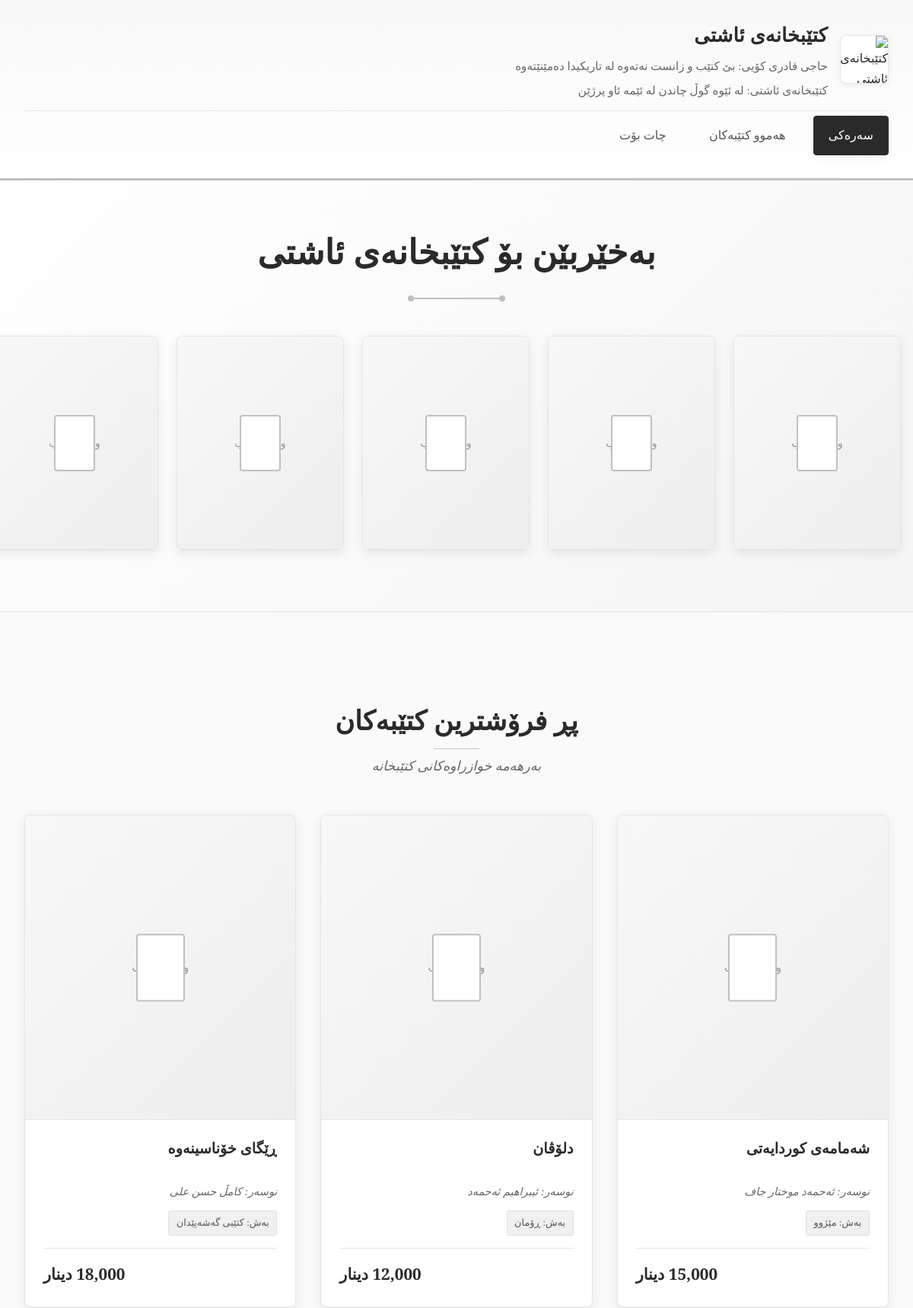
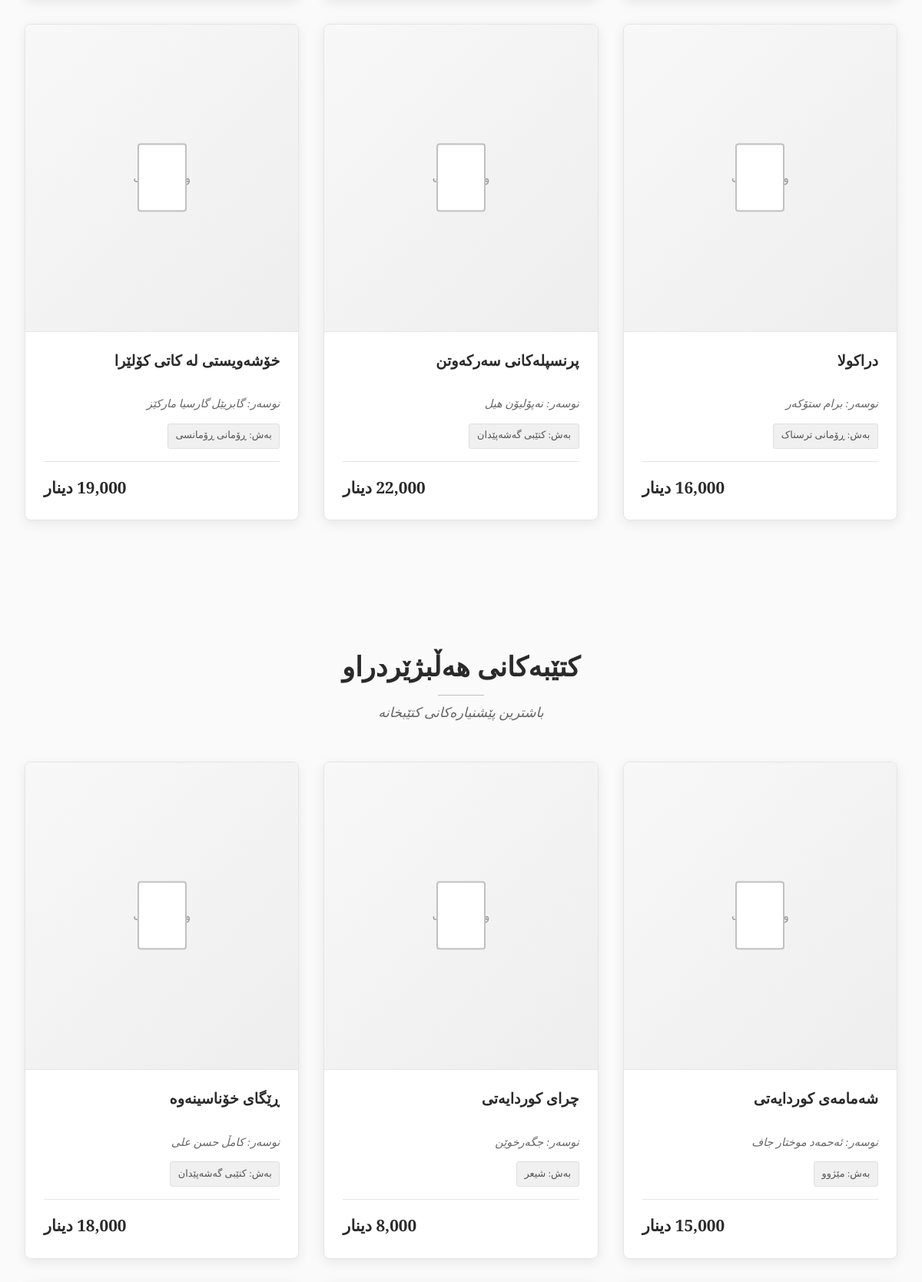
The page / (upper part) on the database its author committed (2 pictures, top to bottom).
### tables this page shows
CREATE TABLE books (
    book_id INT AUTO_INCREMENT,
    book_title VARCHAR(255) NOT NULL,
    author VARCHAR(255) NOT NULL,
    translator VARCHAR(255) NULL,
    genre VARCHAR(100) NOT NULL,
    category_id INT,
    price DECIMAL(10,2) NOT NULL,
    book_image VARCHAR(255) DEFAULT 'default_book.jpg',
    description TEXT,
    is_featured BOOLEAN DEFAULT FALSE,
    is_bestseller BOOLEAN DEFAULT FALSE,
    view_count INT DEFAULT 0,
    created_date TIMESTAMP DEFAULT CURRENT_TIMESTAMP,
    PRIMARY KEY (book_id),
    KEY category_key (category_id)
);

CREATE TABLE categories (
    category_id INT AUTO_INCREMENT,
    category_name VARCHAR(100) NOT NULL,
    category_description TEXT,
    created_date TIMESTAMP DEFAULT CURRENT_TIMESTAMP,
    PRIMARY KEY (category_id)
);

### index.php (the view, shortened to what this page needs)
<?php
require_once 'config.php';
$stmt = $conn->prepare("SELECT b.*, c.category_name
                       FROM books b
                       LEFT JOIN categories c ON b.category_id = c.category_id
                       ORDER BY b.created_date DESC LIMIT 13");
$stmt->execute();
$latest_books = $stmt->fetchAll(PDO::FETCH_ASSOC);
$scrolling_books = [];
for($i = 0; $i < 5; $i++) {
    foreach($latest_books as $book) {
        $scrolling_books[] = $book;
    }
}
$stmt = $conn->prepare("SELECT b.*, c.category_name
                       FROM books b
                       LEFT JOIN categories c ON b.category_id = c.category_id
                       WHERE b.is_bestseller = 1
                       ORDER BY b.created_date DESC LIMIT 6");
$stmt->execute();
$bestseller_books = $stmt->fetchAll(PDO::FETCH_ASSOC);
$stmt = $conn->prepare("SELECT b.*, c.category_name
                       FROM books b
                       LEFT JOIN categories c ON b.category_id = c.category_id
                       WHERE b.is_featured = 1
                       ORDER BY b.created_date DESC LIMIT 6");
$stmt->execute();
$featured_books = $stmt->fetchAll(PDO::FETCH_ASSOC);
?>
<!DOCTYPE html>
<html lang="ku" dir="rtl">
<head>
</head>
<body>
    <header class="header">
        <div class="header-wrap">
            <div class="header-top">
                <a href="index.php" class="brand">
                    <div class="brand-logo">
                        <img src="WhatsApp Image 2025-10-02 at 13.33.18_2208eaf2.jpg" alt="کتێبخانەی ئاشتی">
                    </div>
                    <div class="brand-text">
                        <h1 class="brand-title">کتێبخانەی ئاشتی</h1>
                        <div class="brand-slogan">حاجی قادری کۆیی: بێ کتێب و زانست نەتەوە لە تاریکیدا دەمێنێتەوە</div>
                        <div class="brand-slogan">کتێبخانەی ئاشتی: لە ئێوە گوڵ چاندن لە ئێمە ئاو پرژێن</div>
                    </div>
                </a>
            </div>
            <div class="header-bottom">
                <nav class="nav-menu">
                    <a href="index.php" class="nav-link active">سەرەکی</a>
                    <a href="allbooks.php" class="nav-link">هەموو کتێبەکان</a>
                    <a href="chatbot.php" class="nav-link">چات بۆت</a>
                </nav>
            </div>
        </div>
    </header>
    <section class="hero">
        <div class="hero-content">
            <h2>بەخێربێن بۆ کتێبخانەی ئاشتی</h2>
            <div class="decorative-border"></div>
        </div>
        <div class="horizontal-scroll-container">
            <div class="horizontal-scroll-track">
                <?php for($i = 0; $i < 3; $i++): ?>
                    <?php foreach($scrolling_books as $book): ?>
                    <div class="scroll-book-card" onclick="showBookDetails(<?php echo $book['book_id']; ?>)">
                        <div class="scroll-book-image">
                            <?php if($book['book_image'] && $book['book_image'] != 'default_book.jpg'): ?>
                                <img src="images/<?php echo $book['book_image']; ?>" alt="<?php echo $book['book_title']; ?>">
                            <?php else: ?>
                                <span>وێنەی کتێب</span>
                            <?php endif; ?>
                        </div>
                    </div>
                    <?php endforeach; ?>
                <?php endfor; ?>
            </div>
        </div>
    </section>
    <section class="section">
        <div class="container">
            <div class="section-header">
                <h2 class="section-title">پڕ فرۆشترین کتێبەکان</h2>
                <p class="section-subtitle">بەرهەمە خوازراوەکانی کتێبخانە</p>
            </div>
            <div class="books-grid">
                <?php if(count($bestseller_books) > 0): ?>
                    <?php foreach($bestseller_books as $book): ?>
                    <div class="book-card" onclick="showBookDetails(<?php echo $book['book_id']; ?>)">
                        <div class="book-image">
                            <?php if($book['book_image'] && $book['book_image'] != 'default_book.jpg'): ?>
                                <img src="images/<?php echo $book['book_image']; ?>" alt="<?php echo $book['book_title']; ?>">
                            <?php else: ?>
                                <span>وێنەی کتێب</span>
                            <?php endif; ?>
                        </div>
                        <div class="book-info">
                            <h3 class="book-title"><?php echo $book['book_title']; ?></h3>
                            <div class="book-author">نوسەر: <?php echo isset($book['author']) ? $book['author'] : 'نەناسراو'; ?></div>
                            <span class="book-genre">بەش: <?php echo $book['category_name']; ?></span>
                            <div class="book-price"><?php echo number_format($book['price']); ?> دینار</div>
                        </div>
                    </div>
                    <?php endforeach; ?>
                <?php else: ?>
                    <div style="text-align: center; padding: 2rem; color: #666;">
                        <p>هیچ کتێبێکی پڕ فرۆش نەدۆزرایەوە</p>
                    </div>
                <?php endif; ?>
            </div>
        </div>
    </section>
    <section class="section">
        <div class="container">
            <div class="section-header">
                <h2 class="section-title">کتێبەکانی هەڵبژێردراو</h2>
                <p class="section-subtitle">باشترین پێشنیارەکانی کتێبخانە</p>
            </div>
            <div class="books-grid">
                <?php if(count($featured_books) > 0): ?>
                    <?php foreach($featured_books as $book): ?>
                    <div class="book-card" onclick="showBookDetails(<?php echo $book['book_id']; ?>)">
                        <div class="book-image">
                            <?php if($book['book_image'] && $book['book_image'] != 'default_book.jpg'): ?>
                                <img src="images/<?php echo $book['book_image']; ?>" alt="<?php echo $book['book_title']; ?>">
                            <?php else: ?>
                                <span>وێنەی کتێب</span>
                            <?php endif; ?>
                        </div>
                        <div class="book-info">
                            <h3 class="book-title"><?php echo $book['book_title']; ?></h3>
                            <div class="book-author">نوسەر: <?php echo isset($book['author']) ? $book['author'] : 'نەناسراو'; ?></div>
                            <span class="book-genre">بەش: <?php echo $book['category_name']; ?></span>
                            <div class="book-price"><?php echo number_format($book['price']); ?> دینار</div>
                        </div>
                    </div>
                    <?php endforeach; ?>
                <?php else: ?>
                    <div style="text-align: center; padding: 2rem; color: #666;">
                        <p>هیچ کتێبێکی هەڵبژێردراو نەدۆزرایەوە</p>
                    </div>
                <?php endif; ?>
            </div>
        </div>
    </section>
</body>
</html>

### rows shown on the page
books: book_image "وێنەی کتێب", book_title "شەمامەی کوردایەتی", author "ئەحمەد موختار جاف", category.category_name "مێژوو"
books: book_image "وێنەی کتێب", book_title "دلۆڤان", author "ئیبراهیم ئەحمەد", category.category_name "ڕۆمان"
books: book_image "وێنەی کتێب", book_title "چرای کوردایەتی", author "جگەرخوێن", category.category_name "شیعر"
books: book_image "وێنەی کتێب"
books: book_image "وێنەی کتێب", book_title "ڕێگای خۆناسینەوە", author "کامڵ حسن علی", category.category_name "کتێبی گەشەپێدان", price "18,000"
books: book_image "وێنەی کتێب", book_title "دراکولا", author "برام ستۆکەر", category.category_name "ڕۆمانی ترسناک"
books: book_image "وێنەی کتێب", book_title "پرنسپلەکانی سەرکەوتن", author "نەپۆلیۆن هیل", category.category_name "کتێبی گەشەپێدان"
books: book_image "وێنەی کتێب", book_title "خۆشەویستی لە کاتی کۆلێرا", author "گابریێل گارسیا مارکێز", category.category_name "ڕۆمانی ڕۆمانسی", price "19,000"
